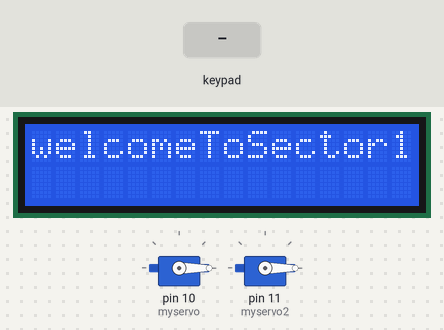
A sketch run on a simulated Arduino Uno, built with avr-gcc and run on an emulated ATmega328P. On the bench: 16×2 character LCD, 2 × servo. Inputs (shaded band) come from the test bench.

Above: at 2.2 s.
2.3 s: keypad keys 1 5 4 8 0 8 pressed 0.4 s apart
At 5.4 s:
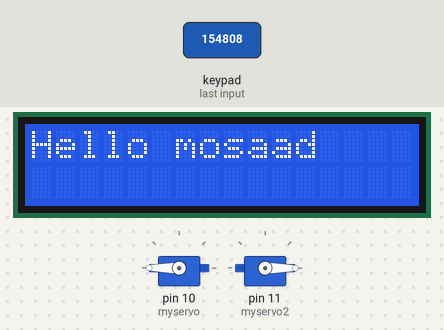
6.2 s: keypad keys 1 3 9 7 2 2 pressed 0.4 s apart
At 11.2 s:
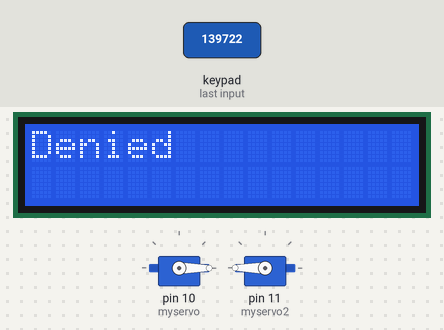
11.6 s: keypad keys 1 5 4 7 6 8 pressed 0.4 s apart
At 16.8 s:
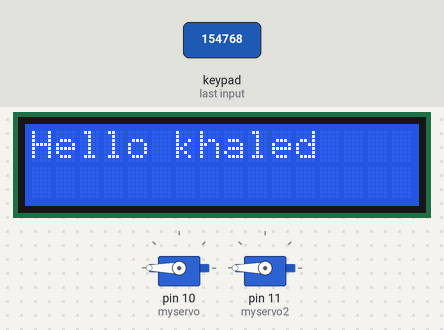
17.0 s: key '*' pressed
20.0 s: key '#' pressed
At 22.3 s:
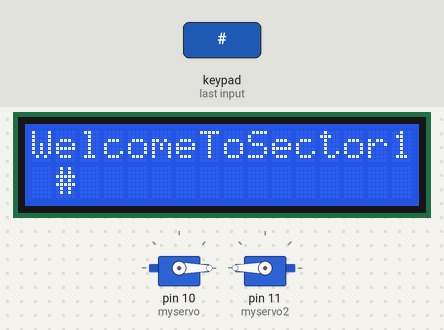
23.0 s: key '4' pressed
At 23.8 s:
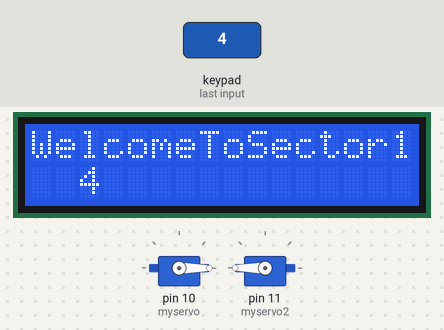
Timing chart, 0 to 25.5 s (numbered marks = the images above; inputs shaded):
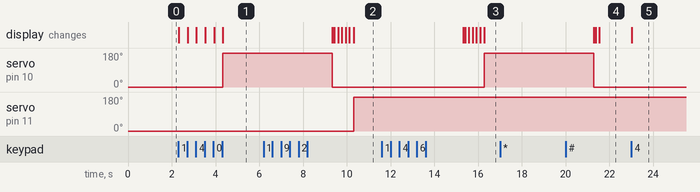

The sketch:

DoorLOck.ino
```cpp
//**************************************************************************//
//  Name          : Electronic Door Lock
//  Author        : Turyn
//  Version       : 3.0
//  Notes         : An electronic door lock using a matrix keypad and lcd
//                : display that controls an electric door strike
//**************************************************************************//

// Adding the necessary libraries to operate the keypad,lcd and Fingerprint sensor--//
#include <Keypad.h>
#include <Wire.h>
#include <LiquidCrystal_I2C.h>
#include <Adafruit_Fingerprint.h>
#include <SoftwareSerial.h>
#include <Servo.h>
#include <SimpleTimer.h>
SimpleTimer timer;
//include definitions for The LED pins--------------------------------------//

//#define greenPin 5
//#define redPin 6


SoftwareSerial mySerial(2,3);      // pin #10 is IN from sensor (GREEN wire) and pin #9 is OUT from arduino (WHITE wire)
Adafruit_Fingerprint finger = Adafruit_Fingerprint(&mySerial);


LiquidCrystal_I2C lcd(0x27,16,2);  // set the LCD address to 0x20 for a 16 chars and 2 line display


int user;
Servo myservo;
Servo myservo2;
int getFingerprintIDez();

#define Password_Lenght 7

char Data[Password_Lenght]; // بعرف مصفوفه عشان تشيل الباسورد بتاعي

char Master[Password_Lenght] = "154808"; // mosaad
char Master1[Password_Lenght] = "154768"; // ده khaled
char Master2[Password_Lenght] = "222222"; // gelany
char Master3[Password_Lenght] = "333333"; // sedik
char Master4[Password_Lenght] = "444444"; // bha2
char Master5[Password_Lenght] = "555555"; // haliem
char Master6[Password_Lenght] = "666666"; // esmaeel
char Master7[Password_Lenght] = "777777"; // amr hamza
char Master8[Password_Lenght] = "111111"; // Gen.DR.Mohammed


byte data_count = 0, master_count = 0; // ده عداد عشان يعمل مسح لكل عناصر المصفوفه بتاعتي ويقارنها ب الباسورد الي هيخش لي

bool Pass_is_good; // ده متغير يا اما صح يا اما غلط عشان يحدد ان الباسورد بتاعي صح

char customKey; // ده متغير بشيل فيه القرايه من الكيباد


const byte ROWS = 4; //عدد الصفوف في الكيباد

const byte COLS = 4; //عدد الاعمده في الكيباد

char keys[ROWS][COLS] = {

  {'1','2','3'},
  {'4','5','6'},
  {'7','8','9'},
  {'*','0','#'}
};
//تعريف عناصر الكيباد


//تعريف عناصر الكيباد
byte rowPins[ROWS] = {
   4, 5, 6, 7 }; //connect to the row pinouts of the keypad
byte colPins[COLS] = {
  8, 9, 12,13 }; //connect to the column pinouts of the keypad
// هنا الارجل الي هتتوصل من الكيباد للاردوينو
/*
byte rowPins[ROWS] = {
  41,43,45,47}; //connect to the row pinouts of the keypad
byte colPins[COLS] = {
 49,51,53}; //connect to the column pinouts of the keypad
// هنا الارجل الي هتتوصل من الكيباد للاردوينو
*/
//---------------------/
Keypad customKeypad( makeKeymap(keys), rowPins, colPins, ROWS, COLS); //initialize an instance of class NewKeypad


                            //initialize variables
int getFingerprintIDez();
int cursorColumn = 0;       //this controls the cursor postition
int menu = 0;               //this controls the menu settings
int n=0;                    // variable used to point to the bits in the keypad input array
int addr=0;
char pswrdElement=0;
char a='0';                 //variables a,b,c,d are all zero by default and store each digit of the 4 digit passcode
char b='0';
char c='0';
char d='0';

char password[]={5,5,5,5}; //initializing an array called password with variables a,b,c,d that hold the password digits
char input[4];             // an array that will contain the digits that are input


// Create the Keypad
Keypad kpd = Keypad( makeKeymap(keys), rowPins, colPins, ROWS, COLS );


void setup()
{

    lcd.init();                      // initialize the lcd
  // Print a message to the LCD.
  lcd.backlight();
    lcd.clear();
lcd.print("welcomeToSector1");
  myservo.attach(10);
    myservo2.attach(11);
  myservo.write(0);
  myservo2.write(0);

  // set the data rate for the sensor serial port
  finger.begin(57600);

}

void loop()                     // run over and over again
{

  customKey = customKeypad.getKey(); //بقرا الباسورد من الكيباد

  if (customKey) // makes sure a key is actually pressed, equal to (customKey != NO_KEY)
  {
   lcd.clear();

    lcd.setCursor(0,0);
 lcd.print( "WelcomeToSector1");         // Prints a message to the LCD.

    Data[data_count] = customKey; // store char into data array

    lcd.setCursor(data_count,1); // move cursor to show each new char
    lcd.print(Data[data_count]); // print char at said cursor
    data_count++; // increment data array by 1 to store new char, also keep track of the number of chars entered
  // هنا بعمل مسح للباسورد الي دخل من الكيباد وبقارنه ب الباسورد بتاعي
  }

  if(data_count == Password_Lenght-1) // if the array index is equal to the number of expected chars, compare data to master
  {
    lcd.clear();
    lcd.setCursor(0, 0);
    //lcd.print("pass okey");

    if(!strcmp(Data, Master))
    {

    lcd.print("Hello mosaad");
    myservo.write(180);
    delay(5000);
    myservo.write(0);
    }
     else if(!strcmp(Data, Master1))
    {

    lcd.print("Hello khaled");
    myservo.write(180);
    delay(5000);
    myservo.write(0);
    }
     else if(!strcmp(Data, Master2))
    {

    lcd.print("Hello gelany");
    myservo.write(180);
    delay(5000);
    myservo.write(0);
    }
     else if(!strcmp(Data, Master3))
    {

    lcd.print("Hello sedik");
    myservo.write(180);
    delay(5000);
    myservo.write(0);
    }
      else if(!strcmp(Data, Master4))
    {

    lcd.print("Hello bha2");
    myservo.write(180);
    delay(5000);
    myservo.write(0);
    }
      else if(!strcmp(Data, Master5))
    {

    lcd.print("Hello halim");
    myservo.write(180);
    delay(5000);
    myservo.write(0);
    }
      else if(!strcmp(Data, Master6))
    {

    lcd.print("Hello esmaell");
    myservo.write(180);
    delay(5000);
    myservo.write(0);

    }
      else if(!strcmp(Data, Master7))
    {

    lcd.print("Hello amr");
    myservo.write(180);
    delay(5000);
    myservo.write(0);
    }
      else if(!strcmp(Data, Master8))
    {

    lcd.print("Gen.dr mohammed");
    myservo.write(180);
    delay(5000);
    myservo.write(0);
    }
 else
  {
                lcd.clear();
        lcd.setCursor(0,0);
      lcd.print("Denied");
      myservo2.write(180);
      delay(5000);

// في حاله الباسورد غلط بقوله دخولك غير مسموح بيه وبستني 3 ثواني وبعدين اديه فرصه يدخل باسورد تاني
  }
  lcd.clear();
    clearData();


// equal to (strcmp(Data, Master) == 0)

   //   lcd.print("Enter Finger");
 // getFingerprintIDez();
    delay(50);

//في حاله ان الباسورد الي دخلته متطابق مع الباسورد المتخزن عندي بفتح الباب 5 ثواني وبقوله دخولك مسموح


}
}


void clearData()
{
  while(data_count !=0)
  {   // This can be used for any array size,
    Data[data_count--] = 0; //clear array for new data
  }
  return;
// هنا بصفر الباسورد عشان اقرأ باسورد جديد وهكذا
}


void askForCode(){
  lcd.clear();
  lcd.print("Enter your code");  //prints when the user wants to enter the code
}
/*
void fingerCheck(){
  if (finger.verifyPassword()) {
    lcd.clear();
    lcd.setCursor(0,0);
    lcd.print("Found sensor!");
  }
  else {
    lcd.clear();
    lcd.setCursor(0,0);
    lcd.print("Did not find fingerprint sensor :(");
    while (1);
  }
  lcd.setCursor(0,1);
  lcd.print("Waiting...");
  return ;
}
*/

uint8_t getFingerprintID() {
  uint8_t p = finger.getImage();
  switch (p) {
    case FINGERPRINT_OK:
      Serial.println("Image taken");
      break;
    case FINGERPRINT_NOFINGER:
      Serial.println("No finger detected");
      return p;
    case FINGERPRINT_PACKETRECIEVEERR:
      Serial.println("Communication error");
      return p;
    case FINGERPRINT_IMAGEFAIL:
      Serial.println("Imaging error");
      return p;
    default:
      Serial.println("Unknown error");
      return p;
  }

  // OK success!

  p = finger.image2Tz();
  switch (p) {
    case FINGERPRINT_OK:
      Serial.println("Image converted");
      break;
    case FINGERPRINT_IMAGEMESS:
      Serial.println("Image too messy");
      return p;
    case FINGERPRINT_PACKETRECIEVEERR:
      Serial.println("Communication error");
      return p;
    case FINGERPRINT_FEATUREFAIL:
      Serial.println("Could not find fingerprint features");
      return p;
    case FINGERPRINT_INVALIDIMAGE:
      Serial.println("Could not find fingerprint features");
      return p;
    default:
      Serial.println("Unknown error");
      return p;
  }

  // OK converted!
  p = finger.fingerFastSearch();
  if (p == FINGERPRINT_OK) {
    Serial.println("Found a print match!");
  } else if (p == FINGERPRINT_PACKETRECIEVEERR) {
    Serial.println("Communication error");
    return p;
  } else if (p == FINGERPRINT_NOTFOUND) {
    Serial.println("Did not find a match");
    return p;
  } else {
    Serial.println("Unknown error");
    return p;
  }

  // found a match!
  Serial.print("Found ID #"); Serial.print(finger.fingerID);
  Serial.print(" with confidence of "); Serial.println(finger.confidence);
}

// returns -1 if failed, otherwise returns ID #
int getFingerprintIDez() {
  uint8_t p = finger.getImage();
  if (p != FINGERPRINT_OK)  return -1;

  p = finger.image2Tz();
  if (p != FINGERPRINT_OK)  return -1;

  p = finger.fingerFastSearch();
  if (p != FINGERPRINT_OK)
  {
  myservo2.write(180);
        lcd.clear();
        lcd.print("wrong finger");
  return -1;


  }
  // found a match!
  lcd.clear();

  lcd.setCursor(0,1);
      if (finger.fingerID==1){

        lcd.print("Welcome diaa");
        myservo.write(180);
        delay(5000);
        myservo.write(0);

        }
          else if (finger.fingerID==2){
        lcd.print("Welcome mahmoud");
        myservo.write(180);
         delay(5000);
        myservo.write(0);
          }
          else if (finger.fingerID==3){
        lcd.print("Welcome mosaad");

        myservo.write(180);
         delay(5000);
        myservo.write(0);
          }


  delay(5000);
lcd.clear();
    clearData();

  return finger.fingerID;


}
```

Measured:
- after the input at 2.3 s, servo on pin 10 (myservo): 0° → 180° after 2.0 s; the display: first changes at once (image 1 shows a later state)
- after the input at 6.2 s, servo on pin 11 (myservo2): 0° → 180° after 4.1 s; the display: first differs from a run without the input after 3.2 s (image 2 shows a later state)
- after the input at 11.6 s, servo on pin 10 (myservo): 0° → 180° after 4.7 s; the display: first differs from a run without the input after 3.8 s (image 3 shows a later state)
- after the input at 17.0 s, every drawn part: stays the same
- after the input at 20.0 s, the display: first differs from a run without the input after 1.5 s (image 4)
- after the input at 23.0 s, the display: changes at once (image 5)
